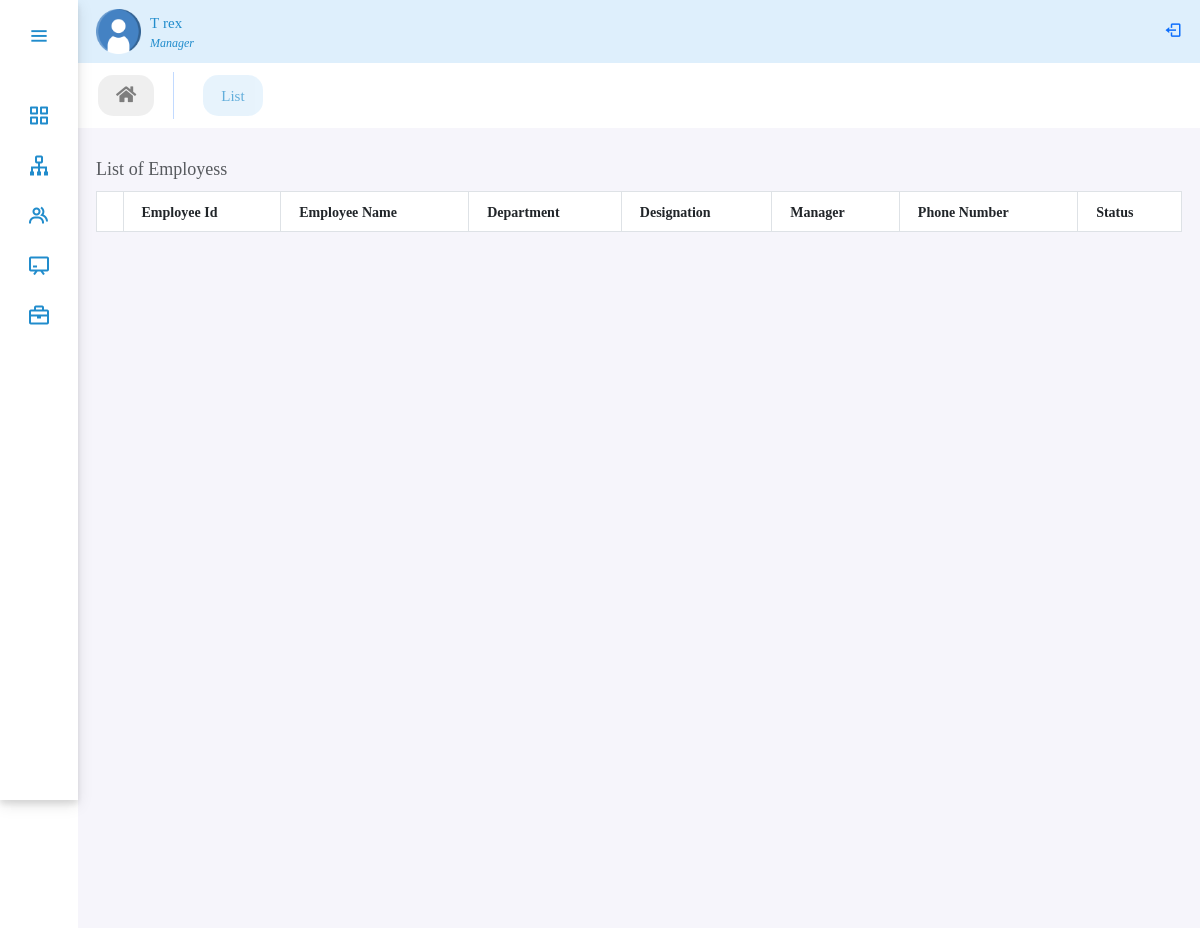
Before: /panel/onboarding (signed in) with the older database file.
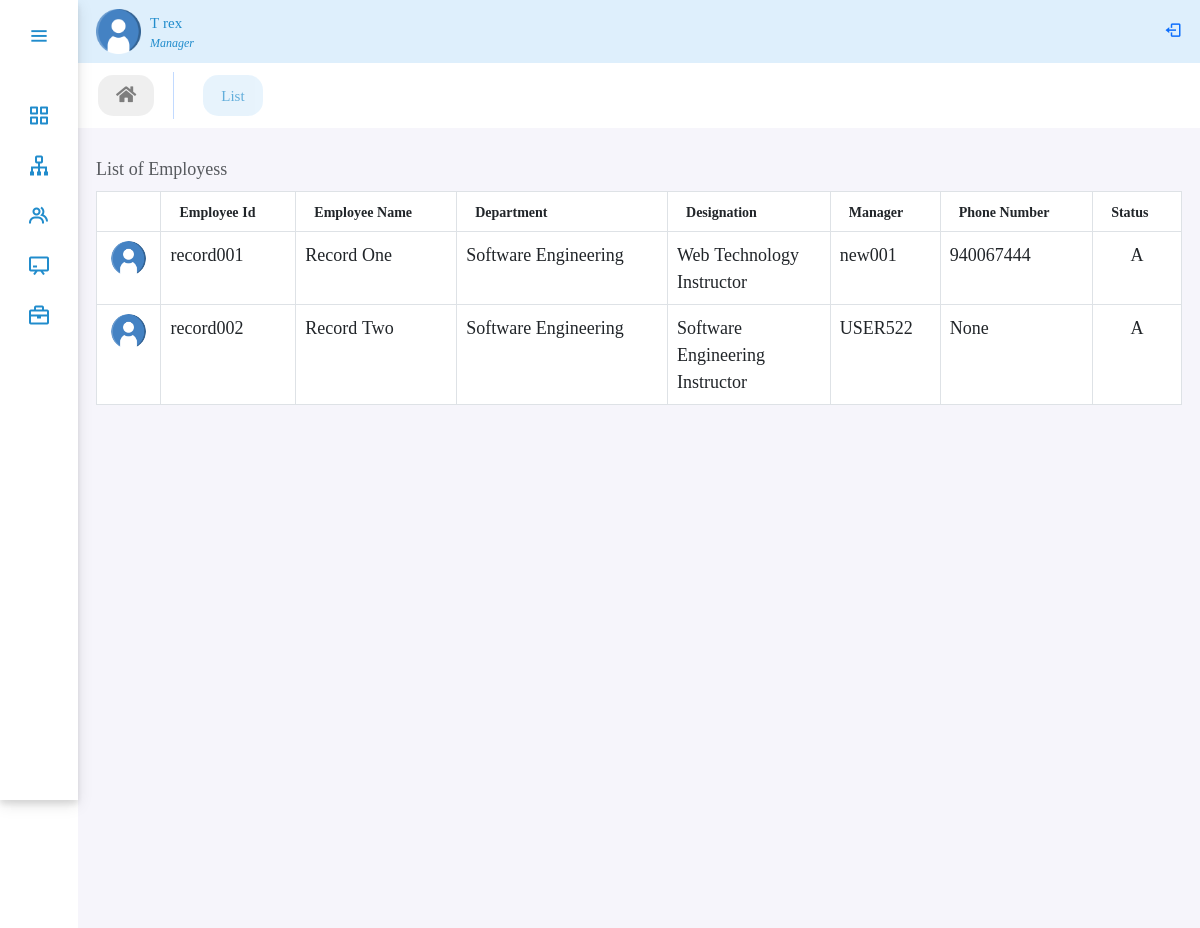
After: the same page with the newer database file.
### performance/models.py (models this page shows, shortened)
class Employee(models.Model):
    user = models.OneToOneField(
        CustomUser, on_delete=models.CASCADE, null=True, blank=True, related_name='user')
    GENDER_CHOICES = (
        ('M', 'Male'),
        ('F', 'Female'),
    )
    MARITAL_STATUS_CHOICES = (
        ('S', 'Single'),
        ('M', 'Married'),
        ('D', 'Divorced'),
        ('W', 'Widowed'),
    )
    EMPLOYMENT_TYPE_CHOICES = (
        ('fulltime_permanent', 'Fulltime Permanent'),
        ('fulltime_probation', 'Fulltime Probation'),
        ('part_time_contract', 'Part Time Contract'),
    )
    STATUS_CHOICES = (
        ('A', 'Active'),
        ('IN', 'Inactive'),
    )
    avatar = models.ImageField(upload_to='avatar/', null=True, blank=True)
    gender = models.CharField(max_length=1, choices=GENDER_CHOICES, null=True)
    dob = models.DateField(blank=True, null=True)
    nationality = models.CharField(max_length=100, null=True, blank=True)
    marital_status = models.CharField(
        max_length=50, choices=MARITAL_STATUS_CHOICES, null=True, blank=True)
    phone_number = models.CharField(max_length=20, null=True, blank=True)
    email = models.EmailField(max_length=254)
    address = models.CharField(max_length=100, null=True, blank=True)
    joined_date = models.DateField(null=True)
    department = models.ForeignKey(
        Department, on_delete=models.SET_NULL, null=True, blank=True)
    designation = models.ForeignKey(
        Designation, on_delete=models.SET_NULL, null=True)
    employment_type = models.CharField(
        max_length=20, choices=EMPLOYMENT_TYPE_CHOICES, null=True)
    salary = models.DecimalField(
        max_digits=10, decimal_places=2, null=True, blank=True)
    promotion_designation = models.ForeignKey(
        Designation, on_delete=models.SET_NULL, related_name='promotion', null=True, blank=True)
    manager = models.ForeignKey(
        CustomUser, on_delete=models.SET_NULL, null=True, blank=True)
    created_at = models.DateTimeField(auto_now_add=True, null=True, blank=True)
    updated_at = models.DateTimeField(auto_now=True, null=True, blank=True)
    status = models.CharField(max_length=50, null=True, choices=STATUS_CHOICES)
    note = models.TextField(blank=True, null=True)
    objects = ActiveEmployeeManager()

class CustomUser(AbstractBaseUser, PermissionsMixin):
    user_id = models.CharField(max_length=10, unique=True)
    first_name = models.CharField(max_length=30)
    last_name = models.CharField(max_length=30)
    is_active = models.BooleanField(default=True)
    is_manager = models.BooleanField(default=False)
    is_employee = models.BooleanField(default=False)
    is_admin = models.BooleanField(default=False)
    is_staff = models.BooleanField(default=False)
    is_superuser = models.BooleanField(default=False)
    objects = UserManager()
    USERNAME_FIELD = 'user_id'
    REQUIRED_FIELDS = ['first_name', 'last_name']
    class Meta:
        permissions = [
            ("view_manager_pages", "Can view manager pages"),
            ("view_employee_pages", "Can view employee pages"),
        ]
    def __str__(self):
        return self.user_id

class Department(models.Model):
    department_name = models.CharField(max_length=100, null=True)
    department_head = models.ForeignKey(
        CustomUser, on_delete=models.SET_NULL, related_name='head_of_department', blank=True, null=True)
    status = models.BooleanField(default=True, null=True)
    created_at = models.DateTimeField(auto_now_add=True, null=True)
    updated_at = models.DateTimeField(auto_now=True, null=True)
    def __str__(self):
        return self.department_name

class Designation(models.Model):
    department = models.ForeignKey(
        Department, on_delete=models.SET_NULL, related_name='designations', null=True, blank=True)
    job_title = models.CharField(max_length=100, null=True)
    created_at = models.DateTimeField(auto_now_add=True, null=True)
    updated_at = models.DateTimeField(auto_now=True, null=True)
    def __str__(self):
        return self.job_title

### performance/views.py (the view)
# urls.py: path('panel/onboarding', views.onboard, name='onboarding'),
@user_passes_test(is_manager)
def onboard(request):
    onboard_employees = get_onboard_employee()
    context = {"onboard_employees": onboard_employees}
    return render(request, 'performance/onboarding.html', context)

### performance/models.py (called while the page is built)
    def get_queryset(self):
        return super().get_queryset().exclude(status='In')

### performance/views.py (called while the page is built)
def is_manager(user):
    return user.is_authenticated and user.is_manager

def get_onboard_employee():
    current_date = timezone.localtime(timezone.now())
    ten_days_ago = current_date - timezone.timedelta(days=10)
    users_created_before_10_days = Employee.objects.filter(
        joined_date__gte=ten_days_ago)
    return users_created_before_10_days

### performance/templates/performance/onboarding.html (shortened to what this page needs)
{% extends 'performance/adminPanel.html' %}
{% load static %}
{% block body %}
<ul class="nav panelNav fw-medium">
    <li class="nav-item">
        <a class="nav-link" href="{% url 'dashboard' %}"><i class="fa fa-home"></i></a>
    </li>
    <li class="nav-item">
        <a class="nav-link active" href="#"> List</a>
    </li>
</ul>
<div class="table-responsive table-hover home-section p-lg-3">
    <table class="table table-bordered caption-top">
        <caption>List of Employess</caption>
        <thead>
            <tr>
                <th></th>
                <th class="px-3" style="font-size: 14px;">Employee Id</th>
                <th class="px-3" style="font-size: 14px;">Employee Name</th>
                <th class="px-3" style="font-size: 14px;">Department</th>
                <th class="px-3" style="font-size: 14px;">Designation</th>
                <th class="px-3" style="font-size: 14px;">Manager</th>
                <th class="px-3" style="font-size: 14px;">Phone Number</th>
                <th class="px-3" style="font-size: 14px;">Status</th>
            </tr>
        </thead>
        <tbody class="table-caption-top">
            {% for employee in onboard_employees %}
            <tr>
                <td class="text-center"><img src="/media/avatar/user.png" style="width:35px; height:35px; border-radius: 100%;"></td>
                <td>{{ employee.user.user_id }}</td>
                <td>{{ employee.user.first_name }} {{employee.user.last_name}}</td>
                <td>{{ employee.department }}</td>
                <td style="width:15%; text-align:left;">{{ employee.designation }}</td>
                <td>{{ employee.manager }}</td>
                <td>{{ employee.phone_number }}</td>
                <td class="text-center">{{ employee.status }}</td>
            </tr>
            {% endfor %}
        </tbody>
    </table>
</div>
{% endblock body %}

Changed rows visible on the page:
added Employee: user.user_id "record001", user.first_name "Record", user.last_name "One", department "Software Engineering", designation "Web Technology Instructor", manager "new001", phone_number "940067444", status "A"
added Employee: user.user_id "record002", user.first_name "Record", user.last_name "Two", department "Software Engineering", designation "Software Engineering Instructor", manager "USER522", phone_number "None", status "A"
